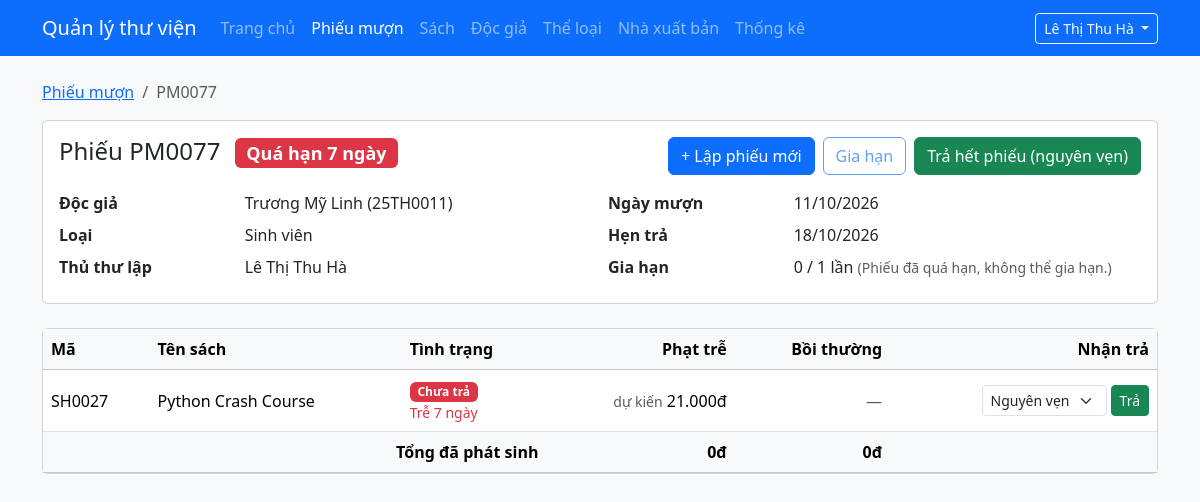
The page /admin/phieumuon-chitiet.php?id=77 (signed in) on the database its author committed.
### tables this page shows
CREATE TABLE phieumuon (
  id                    INT UNSIGNED NOT NULL AUTO_INCREMENT PRIMARY KEY,
  ma_phieu              VARCHAR(20)  NOT NULL UNIQUE,
  id_doc_gia            INT UNSIGNED NOT NULL,
  id_nhan_vien          INT UNSIGNED NOT NULL,           
  ngay_muon             DATE NOT NULL,
  ngay_hen_tra          DATE NOT NULL,                   
  so_lan_gia_han_da_dung TINYINT UNSIGNED NOT NULL DEFAULT 0,   
  trang_thai            ENUM('dang_muon','da_tra','qua_han') NOT NULL DEFAULT 'dang_muon',
  CONSTRAINT fk_phieu_docgia   FOREIGN KEY (id_doc_gia)   REFERENCES docgia(id),
  CONSTRAINT fk_phieu_nhanvien FOREIGN KEY (id_nhan_vien) REFERENCES nhanvien(id),
  CHECK (ngay_hen_tra >= ngay_muon),
  INDEX idx_phieu_hen_tra (trang_thai, ngay_hen_tra)       
);

CREATE TABLE docgia (
  id            INT UNSIGNED NOT NULL AUTO_INCREMENT PRIMARY KEY,
  ma_doc_gia    VARCHAR(20)  NOT NULL UNIQUE,     
  ho_ten        VARCHAR(100) NOT NULL,
  ngay_sinh     DATE         NULL,
  gioi_tinh     ENUM('nam','nu','khac') NOT NULL DEFAULT 'khac',
  dia_chi       VARCHAR(255) NULL,
  sdt           VARCHAR(15)  NULL,
  email         VARCHAR(100) NULL,
  id_loai       INT UNSIGNED NOT NULL,
  mat_khau      VARCHAR(255) NOT NULL,            
  ngay_dang_ky  DATE         NOT NULL,
  trang_thai    ENUM('hoat_dong','khoa') NOT NULL DEFAULT 'hoat_dong',
  CONSTRAINT fk_docgia_loai FOREIGN KEY (id_loai) REFERENCES loaidocgia(id)
);

CREATE TABLE loaidocgia (
  id               INT UNSIGNED NOT NULL AUTO_INCREMENT PRIMARY KEY,
  ten_loai         VARCHAR(50)  NOT NULL UNIQUE,
  so_sach_toi_da   TINYINT UNSIGNED NOT NULL,    
  so_ngay_muon     TINYINT UNSIGNED NOT NULL,    
  so_lan_gia_han   TINYINT UNSIGNED NOT NULL,    
  CHECK (so_sach_toi_da > 0),
  CHECK (so_ngay_muon > 0)
);

CREATE TABLE nhanvien (
  id             INT UNSIGNED NOT NULL AUTO_INCREMENT PRIMARY KEY,
  ho_ten         VARCHAR(100) NOT NULL,
  ten_dang_nhap  VARCHAR(30)  NOT NULL UNIQUE,
  mat_khau       VARCHAR(255) NOT NULL,           
  vai_tro        ENUM('admin','thu_thu') NOT NULL DEFAULT 'thu_thu'
);

CREATE TABLE chitietphieumuon (
  id               INT UNSIGNED NOT NULL AUTO_INCREMENT PRIMARY KEY,
  id_phieu_muon    INT UNSIGNED NOT NULL,
  id_sach          INT UNSIGNED NOT NULL,
  ngay_tra_thuc_te DATE NULL,                                    
  tinh_trang_tra   ENUM('nguyen_ven','hu_hong','mat') NULL,      
  tien_phat        DECIMAL(12,0) NOT NULL DEFAULT 0,             
  tien_boi_thuong  DECIMAL(12,0) NOT NULL DEFAULT 0,             
  CONSTRAINT fk_ct_phieu FOREIGN KEY (id_phieu_muon) REFERENCES phieumuon(id) ON DELETE CASCADE,
  CONSTRAINT fk_ct_sach  FOREIGN KEY (id_sach)       REFERENCES sach(id),
  UNIQUE KEY uq_phieu_sach (id_phieu_muon, id_sach),             
  CHECK (tien_phat >= 0),
  CHECK (tien_boi_thuong >= 0)
);

CREATE TABLE sach (
  id            INT UNSIGNED NOT NULL AUTO_INCREMENT PRIMARY KEY,
  ma_sach       VARCHAR(20)  NOT NULL UNIQUE,
  ten_sach      VARCHAR(200) NOT NULL,
  tac_gia       VARCHAR(150) NOT NULL,
  id_theloai    INT UNSIGNED NOT NULL,
  id_nxb        INT UNSIGNED NOT NULL,
  nam_xuat_ban  SMALLINT UNSIGNED NULL,
  so_trang      SMALLINT UNSIGNED NULL,
  gia_tien      DECIMAL(12,0) NOT NULL DEFAULT 0,    
  hinh_bia      VARCHAR(255) NULL,                   
  so_luong      INT UNSIGNED NOT NULL DEFAULT 1,     
  so_con_lai    INT UNSIGNED NOT NULL DEFAULT 1,     
  mo_ta         TEXT NULL,
  CONSTRAINT fk_sach_theloai FOREIGN KEY (id_theloai) REFERENCES theloai(id),
  CONSTRAINT fk_sach_nxb     FOREIGN KEY (id_nxb)     REFERENCES nhaxuatban(id),
  CHECK (gia_tien >= 0),
  CHECK (so_con_lai <= so_luong),                    
  INDEX idx_sach_ten (ten_sach)                      
);

### includes/helpers.php (called while the page is built, shortened)
<?php
function e($chuoi): string
{
    return htmlspecialchars((string) $chuoi, ENT_QUOTES | ENT_SUBSTITUTE, 'UTF-8');
}
function layChuoiGet(string $ten): string
{
    $giaTri = $_GET[$ten] ?? '';
    return is_string($giaTri) ? trim($giaTri) : '';
}

### includes/csdl.php (called while the page is built, shortened)
<?php
function truyVan(mysqli $conn, string $sql, string $kieu = '', array $thamSo = []): mysqli_stmt
{
    $stmt = mysqli_prepare($conn, $sql);
    if ($kieu !== '') {
        mysqli_stmt_bind_param($stmt, $kieu, ...$thamSo);
    }
    mysqli_stmt_execute($stmt);
    return $stmt;
}

### includes/muon-tra.php (called while the page is built, shortened)
<?php
require_once __DIR__ . '/csdl.php';
function layMotDong(mysqli $conn, string $sql, string $kieu = '', array $thamSo = []): ?array
{
    $stmt = truyVan($conn, $sql, $kieu, $thamSo);
    $dong = mysqli_fetch_assoc(mysqli_stmt_get_result($stmt));
    return $dong ?: null;
}
function tienVND($so): string
{
    return number_format((float) $so, 0, ',', '.') . 'đ';
}
function ngayVN(?string $ngay): string
{
    return date('d/m/Y', strtotime($ngay));
}
function nhanTrangThaiPhieu(int $soCuonChuaTra, int $soNgayTre): array
{
    if ($soNgayTre > 0) {
        return ['Quá hạn ' . $soNgayTre . ' ngày', 'danger'];
    }
    return ['Đang mượn', 'primary'];
}
function tinhTienPhat(int $soNgayTre, int $tienMoiNgay): int
{
    return max(0, $soNgayTre) * $tienMoiNgay;
}

### db.php (called while the page is built, shortened)
<?php
$cauHinh = require __DIR__ . '/config.php';

### admin/phieumuon-chitiet.php (the view, shortened to what this page needs)
<?php
require_once __DIR__ . '/../includes/khoi-tao-admin.php';
require_once __DIR__ . '/../includes/muon-tra.php';
$idPhieu = filter_var(layChuoiGet('id'), FILTER_VALIDATE_INT, ['options' => ['min_range' => 1]]);
$phieu   = null;
if ($idPhieu !== false) {
    $phieu = layMotDong(
        $conn,
        'SELECT pm.id, pm.ma_phieu, pm.ngay_muon, pm.ngay_hen_tra, pm.so_lan_gia_han_da_dung,
                dg.ma_doc_gia, dg.ho_ten, dg.trang_thai AS trang_thai_doc_gia,
                ld.ten_loai, ld.so_lan_gia_han, ld.so_ngay_muon,
                nv.ho_ten AS ten_nhan_vien,
                DATEDIFF(CURDATE(), pm.ngay_hen_tra) AS so_ngay_tre
         FROM phieumuon pm
         JOIN docgia dg     ON dg.id = pm.id_doc_gia
         JOIN loaidocgia ld ON ld.id = dg.id_loai
         JOIN nhanvien nv   ON nv.id = pm.id_nhan_vien
         WHERE pm.id = ?',
        'i',
        [$idPhieu]
    );
}
$stmt = truyVan(
    $conn,
    'SELECT ct.id, ct.ngay_tra_thuc_te, ct.tinh_trang_tra, ct.tien_phat, ct.tien_boi_thuong,
            s.ma_sach, s.ten_sach, s.gia_tien
     FROM chitietphieumuon ct
     JOIN sach s ON s.id = ct.id_sach
     WHERE ct.id_phieu_muon = ?
     ORDER BY ct.id',
    'i',
    [(int) $phieu['id']]
);
$dsCuon = mysqli_fetch_all(mysqli_stmt_get_result($stmt), MYSQLI_ASSOC);
$tienPhatMoiNgay = (int) ($cauHinh['tien_phat_moi_ngay'] ?? 3000);
$soNgayTre       = max(0, (int) $phieu['so_ngay_tre']);
$soChuaTra = 0;
$tongPhat  = 0;
$tongDen   = 0;
foreach ($dsCuon as $cuon) {
    if ($cuon['ngay_tra_thuc_te'] === null) {
        $soChuaTra++;
    }
    $tongPhat += (int) $cuon['tien_phat'];
    $tongDen  += (int) $cuon['tien_boi_thuong'];
}
[$nhanTrangThai, $mauTrangThai] = nhanTrangThaiPhieu($soChuaTra, (int) $phieu['so_ngay_tre']);
$lyDoKhongGiaHan = '';
if ($soChuaTra === 0) {
    $lyDoKhongGiaHan = 'Phiếu đã trả hết sách.';
} elseif ($phieu['trang_thai_doc_gia'] !== 'hoat_dong') {
    $lyDoKhongGiaHan = 'Độc giả đang bị khóa.';
} elseif ($soNgayTre > 0) {
    $lyDoKhongGiaHan = 'Phiếu đã quá hạn, không thể gia hạn.';
} elseif ((int) $phieu['so_lan_gia_han'] === 0) {
    $lyDoKhongGiaHan = 'Loại độc giả này không được gia hạn.';
} elseif ((int) $phieu['so_lan_gia_han_da_dung'] >= (int) $phieu['so_lan_gia_han']) {
    $lyDoKhongGiaHan = 'Đã dùng hết lượt gia hạn.';
}
require __DIR__ . '/../includes/admin-dau.php';
?>
<nav aria-label="breadcrumb">
    <ol class="breadcrumb">
        <li class="breadcrumb-item"><a href="phieumuon.php">Phiếu mượn</a></li>
        <li class="breadcrumb-item active" aria-current="page"><?= e($phieu['ma_phieu']) ?></li>
    </ol>
</nav>
<div class="card mb-4">
    <div class="card-body">
        <div class="d-flex flex-wrap justify-content-between align-items-start gap-2 mb-3">
            <h1 class="h4 mb-0">Phiếu <?= e($phieu['ma_phieu']) ?>
                <span class="badge text-bg-<?= $mauTrangThai ?> ms-2"><?= e($nhanTrangThai) ?></span>
            </h1>
            <div class="d-flex flex-wrap gap-2">
                <a href="phieumuon-them.php" class="btn btn-primary">+ Lập phiếu mới</a>
                <form method="post" action="phieumuon-giahan.php">
                    <?php if ($lyDoKhongGiaHan === ''): ?>
                        <button type="submit" class="btn btn-outline-primary"
                                onclick="return confirm('Gia hạn thêm <?= (int) $phieu['so_ngay_muon'] ?> ngày cho phiếu này?');">Gia hạn</button>
                    <?php else: ?>
                        <button type="button" class="btn btn-outline-primary" disabled
                                title="<?= e($lyDoKhongGiaHan) ?>">Gia hạn</button>
                    <?php endif; ?>
                </form>
                <?php if ($soChuaTra > 0): ?>
                    <form method="post" action="phieumuon-tra.php"
                          onsubmit="return confirm('Nhận trả hết <?= $soChuaTra ?> cuốn còn lại, tất cả nguyên vẹn?');">
                        <button type="submit" class="btn btn-success">Trả hết phiếu (nguyên vẹn)</button>
                    </form>
                <?php endif; ?>
            </div>
        </div>
        <div class="row g-3">
            <div class="col-md-6">
                <dl class="row mb-0">
                    <dt class="col-sm-4">Độc giả</dt>
                    <dd class="col-sm-8"><?= e($phieu['ho_ten']) ?> (<?= e($phieu['ma_doc_gia']) ?>)</dd>
                    <dt class="col-sm-4">Loại</dt>
                    <dd class="col-sm-8"><?= e($phieu['ten_loai']) ?></dd>
                    <dt class="col-sm-4">Thủ thư lập</dt>
                    <dd class="col-sm-8"><?= e($phieu['ten_nhan_vien']) ?></dd>
                </dl>
            </div>
            <div class="col-md-6">
                <dl class="row mb-0">
                    <dt class="col-sm-4">Ngày mượn</dt>
                    <dd class="col-sm-8"><?= e(ngayVN($phieu['ngay_muon'])) ?></dd>
                    <dt class="col-sm-4">Hẹn trả</dt>
                    <dd class="col-sm-8"><?= e(ngayVN($phieu['ngay_hen_tra'])) ?></dd>
                    <dt class="col-sm-4">Gia hạn</dt>
                    <dd class="col-sm-8"><?= (int) $phieu['so_lan_gia_han_da_dung'] ?> / <?= (int) $phieu['so_lan_gia_han'] ?> lần
                        <?php if ($lyDoKhongGiaHan !== '' && $soChuaTra > 0): ?>
                            <span class="text-muted small">(<?= e($lyDoKhongGiaHan) ?>)</span>
                        <?php endif; ?>
                    </dd>
                </dl>
            </div>
        </div>
    </div>
</div>
<div class="card">
    <div class="table-responsive">
        <table class="table align-middle mb-0">
            <thead class="table-light">
                <tr>
                    <th>Mã</th>
                    <th>Tên sách</th>
                    <th>Tình trạng</th>
                    <th class="text-end">Phạt trễ</th>
                    <th class="text-end">Bồi thường</th>
                    <th class="text-end">Nhận trả</th>
                </tr>
            </thead>
            <tbody>
            <?php foreach ($dsCuon as $cuon): ?>
                <tr>
                    <td><?= e($cuon['ma_sach']) ?></td>
                    <td><?= e($cuon['ten_sach']) ?></td>
                    <?php if ($cuon['ngay_tra_thuc_te'] === null): ?>
                        <td>
                            <span class="badge text-bg-<?= $soNgayTre > 0 ? 'danger' : 'primary' ?>">Chưa trả</span>
                            <?php if ($soNgayTre > 0): ?>
                                <div class="small text-danger">Trễ <?= $soNgayTre ?> ngày</div>
                            <?php endif; ?>
                        </td>
                        <td class="text-end">
                            <?php if ($soNgayTre > 0): ?>
                                <span class="text-muted small">dự kiến</span> <?= e(tienVND(tinhTienPhat($soNgayTre, $tienPhatMoiNgay))) ?>
                            <?php else: ?>
                                0đ
                            <?php endif; ?>
                        </td>
                        <td class="text-end text-muted">&mdash;</td>
                        <td class="text-end">
                            <form method="post" action="phieumuon-tra.php" class="d-inline-flex gap-1 justify-content-end"
                                  onsubmit="return this.tinh_trang.value !== 'mat' || confirm('Xác nhận cuốn này bị MẤT? Độc giả đền gấp đôi giá sách và tổng số bản của sách giảm 1.');">
                                <select name="tinh_trang" class="form-select form-select-sm w-auto" aria-label="Tình trạng khi trả">
                                    <?php foreach (TINH_TRANG_TRA as $ma => $nhan): ?>
                                        <option value="<?= e($ma) ?>"><?= e($nhan) ?></option>
                                    <?php endforeach; ?>
                                </select>
                                <button type="submit" class="btn btn-sm btn-success">Trả</button>
                            </form>
                        </td>
                    <?php endif; ?>
                </tr>
            <?php endforeach; ?>
            </tbody>
            <tfoot class="table-light">
                <tr>
                    <th colspan="3" class="text-end">Tổng đã phát sinh</th>
                    <th class="text-end"><?= e(tienVND($tongPhat)) ?></th>
                    <th class="text-end"><?= e(tienVND($tongDen)) ?></th>
                    <th></th>
                </tr>
            </tfoot>
        </table>
    </div>
</div>
<?php require __DIR__ . '/../includes/admin-cuoi.php'; ?>

### rows shown on the page
phieumuon: ma_phieu "PM0077", id_doc_gia.ho_ten "Trương Mỹ Linh", id_doc_gia.ma_doc_gia "25TH0011", loaidocgia.ten_loai "Sinh viên", id_nhan_vien.ho_ten "Lê Thị Thu Hà", ngay_muon "11/10/2026", ngay_hen_tra "18/10/2026", so_lan_gia_han_da_dung "0", loaidocgia.so_lan_gia_han "1"
chitietphieumuon: id_sach.ma_sach "SH0027", id_sach.ten_sach "Python Crash Course", soNgayTre "7", tienPhatMoiNgay "21.000đ"

### other values the page prints
$nhanVien['ho_ten'] "Lê Thị Thu Hà"
$nhanTrangThai "Quá hạn 7 ngày"
$lyDoKhongGiaHan "Phiếu đã quá hạn, không thể gia hạn."
tienVND($tongPhat) "0đ"
tienVND($tongDen) "0đ"
form field tinh_trang "Nguyên vẹn"
